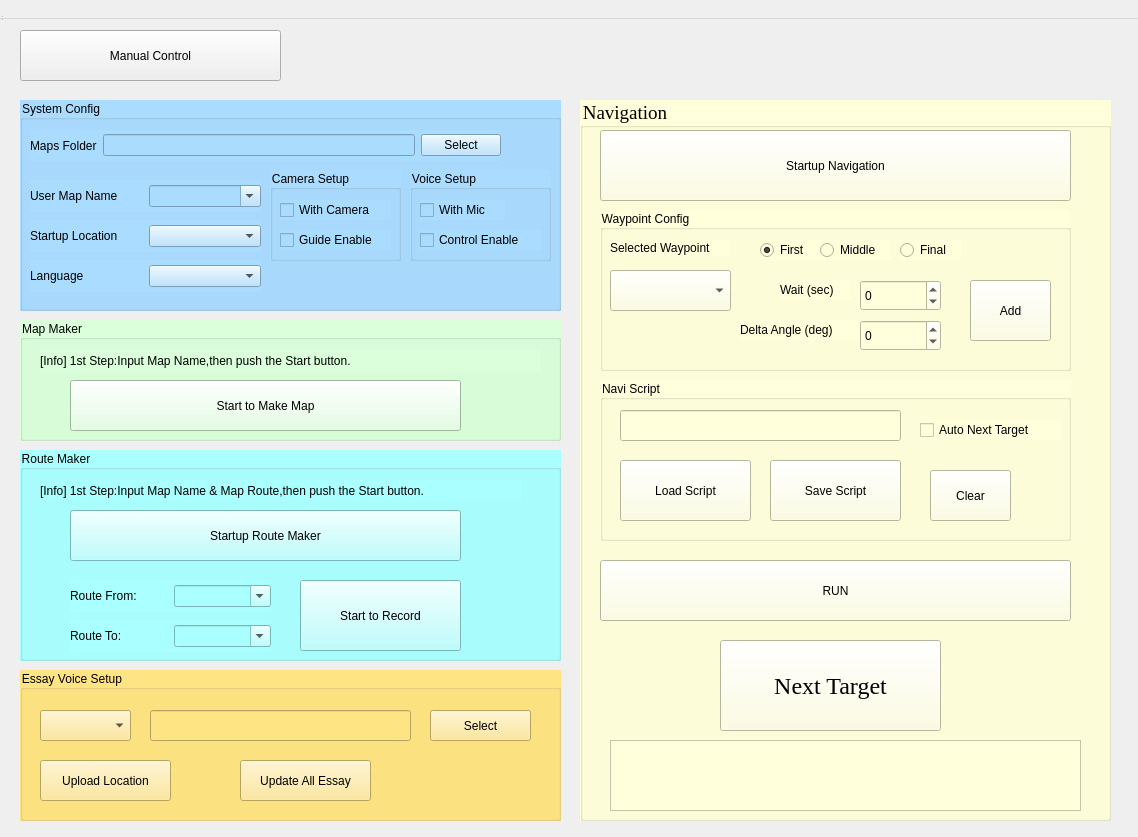
<?xml version="1.0" encoding="UTF-8"?>
<ui version="4.0">
 <class>MainWindow</class>
 <widget class="QWidget" name="MainWindow">
  <property name="geometry">
   <rect>
    <x>0</x>
    <y>0</y>
    <width>1138</width>
    <height>837</height>
   </rect>
  </property>
  <property name="windowTitle">
   <string>MainWindow</string>
  </property>
  <widget class="QWidget" name="centralwidget" native="true">
   <property name="geometry">
    <rect>
     <x>0</x>
     <y>0</y>
     <width>1121</width>
     <height>831</height>
    </rect>
   </property>
   <widget class="QPushButton" name="pushButton_Manual_Control">
    <property name="geometry">
     <rect>
      <x>20</x>
      <y>30</y>
      <width>261</width>
      <height>51</height>
     </rect>
    </property>
    <property name="styleSheet">
     <string notr="true">font:14pt &quot;Times New Roman&quot;;</string>
    </property>
    <property name="text">
     <string>Manual Control</string>
    </property>
   </widget>
   <widget class="QGroupBox" name="groupBox_Sys_Config">
    <property name="geometry">
     <rect>
      <x>20</x>
      <y>100</y>
      <width>541</width>
      <height>211</height>
     </rect>
    </property>
    <property name="styleSheet">
     <string notr="true">font: 14pt &quot;Times New Roman&quot;;
background-color: rgb(170, 220, 255);</string>
    </property>
    <property name="title">
     <string>System Config</string>
    </property>
    <widget class="QWidget" name="layoutWidget">
     <property name="geometry">
      <rect>
       <x>10</x>
       <y>30</y>
       <width>471</width>
       <height>31</height>
      </rect>
     </property>
     <layout class="QHBoxLayout" name="horizontalLayout_2">
      <item>
       <widget class="QLabel" name="label_Work_Folder">
        <property name="styleSheet">
         <string notr="true">font:12pt &quot;Times New Roman&quot;;</string>
        </property>
        <property name="text">
         <string>Maps Folder</string>
        </property>
       </widget>
      </item>
      <item>
       <widget class="QLineEdit" name="lineEdit_Folder_Path">
        <property name="styleSheet">
         <string notr="true">font:11pt &quot;Times New Roman&quot;;</string>
        </property>
        <property name="text">
         <string/>
        </property>
        <property name="readOnly">
         <bool>true</bool>
        </property>
       </widget>
      </item>
      <item>
       <widget class="QPushButton" name="pushButton_Select_Folder">
        <property name="styleSheet">
         <string notr="true">font: 12pt &quot;Times New Roman&quot;;</string>
        </property>
        <property name="text">
         <string>Select</string>
        </property>
       </widget>
      </item>
     </layout>
    </widget>
    <widget class="QWidget" name="layoutWidget_2">
     <property name="geometry">
      <rect>
       <x>10</x>
       <y>80</y>
       <width>231</width>
       <height>32</height>
      </rect>
     </property>
     <layout class="QHBoxLayout" name="horizontalLayout_5">
      <item>
       <widget class="QLabel" name="label_Sub_MapFolder">
        <property name="styleSheet">
         <string notr="true">font:12pt &quot;Times New Roman&quot;;</string>
        </property>
        <property name="text">
         <string>User Map Name</string>
        </property>
       </widget>
      </item>
      <item>
       <widget class="QComboBox" name="comboBox_Sub_MapFolder">
        <property name="editable">
         <bool>true</bool>
        </property>
       </widget>
      </item>
     </layout>
    </widget>
    <widget class="QWidget" name="layoutWidget_15">
     <property name="geometry">
      <rect>
       <x>10</x>
       <y>120</y>
       <width>231</width>
       <height>32</height>
      </rect>
     </property>
     <layout class="QHBoxLayout" name="horizontalLayout_18">
      <item>
       <widget class="QLabel" name="label_Startup_Location">
        <property name="styleSheet">
         <string notr="true">font:12pt &quot;Times New Roman&quot;;</string>
        </property>
        <property name="text">
         <string>Startup Location</string>
        </property>
       </widget>
      </item>
      <item>
       <widget class="QComboBox" name="comboBox_Startup_Location">
        <property name="editable">
         <bool>false</bool>
        </property>
       </widget>
      </item>
     </layout>
    </widget>
    <widget class="QGroupBox" name="groupBox_Camera">
     <property name="geometry">
      <rect>
       <x>250</x>
       <y>70</y>
       <width>131</width>
       <height>91</height>
      </rect>
     </property>
     <property name="styleSheet">
      <string notr="true">font:12pt &quot;Times New Roman&quot;;</string>
     </property>
     <property name="title">
      <string>Camera Setup</string>
     </property>
     <widget class="QCheckBox" name="checkBox_With_Camera">
      <property name="geometry">
       <rect>
        <x>10</x>
        <y>30</y>
        <width>111</width>
        <height>20</height>
       </rect>
      </property>
      <property name="text">
       <string>With Camera</string>
      </property>
     </widget>
     <widget class="QCheckBox" name="checkBox_Guide_Enable">
      <property name="geometry">
       <rect>
        <x>10</x>
        <y>60</y>
        <width>111</width>
        <height>20</height>
       </rect>
      </property>
      <property name="text">
       <string>Guide Enable</string>
      </property>
      <property name="checked">
       <bool>false</bool>
      </property>
     </widget>
    </widget>
    <widget class="QGroupBox" name="groupBox_Voice">
     <property name="geometry">
      <rect>
       <x>390</x>
       <y>70</y>
       <width>141</width>
       <height>91</height>
      </rect>
     </property>
     <property name="styleSheet">
      <string notr="true">font:12pt &quot;Times New Roman&quot;;</string>
     </property>
     <property name="title">
      <string>Voice Setup</string>
     </property>
     <widget class="QCheckBox" name="checkBox_With_Mic">
      <property name="geometry">
       <rect>
        <x>10</x>
        <y>30</y>
        <width>85</width>
        <height>20</height>
       </rect>
      </property>
      <property name="text">
       <string>With Mic</string>
      </property>
     </widget>
     <widget class="QCheckBox" name="checkBox_Voice_Control_En">
      <property name="enabled">
       <bool>true</bool>
      </property>
      <property name="geometry">
       <rect>
        <x>10</x>
        <y>60</y>
        <width>121</width>
        <height>20</height>
       </rect>
      </property>
      <property name="tabletTracking">
       <bool>false</bool>
      </property>
      <property name="styleSheet">
       <string notr="true">font: 12pt &quot;Times New Roman&quot;;</string>
      </property>
      <property name="text">
       <string>Control Enable</string>
      </property>
      <property name="checked">
       <bool>false</bool>
      </property>
     </widget>
    </widget>
    <widget class="QWidget" name="layoutWidget">
     <property name="geometry">
      <rect>
       <x>10</x>
       <y>160</y>
       <width>231</width>
       <height>32</height>
      </rect>
     </property>
     <layout class="QHBoxLayout" name="horizontalLayout">
      <item>
       <widget class="QLabel" name="label_language">
        <property name="styleSheet">
         <string notr="true">font:12pt &quot;Times New Roman&quot;;</string>
        </property>
        <property name="text">
         <string>Language</string>
        </property>
       </widget>
      </item>
      <item>
       <widget class="QComboBox" name="comboBox_language">
        <property name="editable">
         <bool>false</bool>
        </property>
        <property name="insertPolicy">
         <enum>QComboBox::InsertAtBottom</enum>
        </property>
       </widget>
      </item>
     </layout>
    </widget>
   </widget>
   <widget class="QGroupBox" name="groupBox_MapMaker">
    <property name="geometry">
     <rect>
      <x>20</x>
      <y>320</y>
      <width>541</width>
      <height>121</height>
     </rect>
    </property>
    <property name="styleSheet">
     <string notr="true">font: 14pt &quot;Times New Roman&quot;;
background-color: rgb(220, 255, 219);
</string>
    </property>
    <property name="title">
     <string>Map Maker</string>
    </property>
    <widget class="QPushButton" name="pushButton_Map_Startup">
     <property name="geometry">
      <rect>
       <x>50</x>
       <y>60</y>
       <width>391</width>
       <height>51</height>
      </rect>
     </property>
     <property name="styleSheet">
      <string notr="true">font: 18pt &quot;Times New Roman&quot;;
background-color: rgb(220, 255, 219);</string>
     </property>
     <property name="text">
      <string>Start to Make Map</string>
     </property>
    </widget>
    <widget class="QLabel" name="label_MapMaker">
     <property name="geometry">
      <rect>
       <x>20</x>
       <y>30</y>
       <width>501</width>
       <height>21</height>
      </rect>
     </property>
     <property name="styleSheet">
      <string notr="true">font: 12pt &quot;Times New Roman&quot;;
background-color: rgb(220, 255, 219);</string>
     </property>
     <property name="text">
      <string>[Info] 1st Step:Input Map Name,then push the Start button.</string>
     </property>
    </widget>
   </widget>
   <widget class="QGroupBox" name="groupBox_Navigation">
    <property name="geometry">
     <rect>
      <x>580</x>
      <y>100</y>
      <width>531</width>
      <height>721</height>
     </rect>
    </property>
    <property name="font">
     <font>
      <family>Times New Roman</family>
      <pointsize>14</pointsize>
      <italic>false</italic>
      <bold>false</bold>
     </font>
    </property>
    <property name="styleSheet">
     <string notr="true">font: 14pt &quot;Times New Roman&quot;;
background-color: rgb(255, 255, 219);</string>
    </property>
    <property name="title">
     <string>Navigation</string>
    </property>
    <widget class="QPushButton" name="pushButton_Navi_StartUp">
     <property name="geometry">
      <rect>
       <x>20</x>
       <y>30</y>
       <width>471</width>
       <height>71</height>
      </rect>
     </property>
     <property name="styleSheet">
      <string notr="true">font: 18pt &quot;Times New Roman&quot;;</string>
     </property>
     <property name="text">
      <string>Startup Navigation</string>
     </property>
    </widget>
    <widget class="QPushButton" name="pushButton_Navi_Run">
     <property name="geometry">
      <rect>
       <x>20</x>
       <y>460</y>
       <width>471</width>
       <height>61</height>
      </rect>
     </property>
     <property name="styleSheet">
      <string notr="true">font: 18pt &quot;Times New Roman&quot;;</string>
     </property>
     <property name="text">
      <string>RUN</string>
     </property>
    </widget>
    <widget class="QGroupBox" name="groupBox_Waypoint_Config">
     <property name="geometry">
      <rect>
       <x>20</x>
       <y>110</y>
       <width>471</width>
       <height>161</height>
      </rect>
     </property>
     <property name="styleSheet">
      <string notr="true">font: 12pt &quot;Times New Roman&quot;;</string>
     </property>
     <property name="title">
      <string>Waypoint Config</string>
     </property>
     <widget class="QLabel" name="label_Waypoing_Name_Config">
      <property name="geometry">
       <rect>
        <x>10</x>
        <y>30</y>
        <width>121</width>
        <height>16</height>
       </rect>
      </property>
      <property name="text">
       <string>Selected Waypoint</string>
      </property>
     </widget>
     <widget class="QRadioButton" name="radioButton_Waypoint_First">
      <property name="geometry">
       <rect>
        <x>160</x>
        <y>30</y>
        <width>61</width>
        <height>20</height>
       </rect>
      </property>
      <property name="text">
       <string>First</string>
      </property>
      <property name="checked">
       <bool>true</bool>
      </property>
     </widget>
     <widget class="QRadioButton" name="radioButton_Waypoint_Middle">
      <property name="geometry">
       <rect>
        <x>220</x>
        <y>30</y>
        <width>71</width>
        <height>20</height>
       </rect>
      </property>
      <property name="text">
       <string>Middle</string>
      </property>
     </widget>
     <widget class="QRadioButton" name="radioButton_Waypoint_Final">
      <property name="geometry">
       <rect>
        <x>300</x>
        <y>30</y>
        <width>61</width>
        <height>20</height>
       </rect>
      </property>
      <property name="text">
       <string>Final</string>
      </property>
     </widget>
     <widget class="QLabel" name="label_Waypoint_Angle">
      <property name="geometry">
       <rect>
        <x>140</x>
        <y>110</y>
        <width>121</width>
        <height>20</height>
       </rect>
      </property>
      <property name="text">
       <string>Delta Angle (deg)</string>
      </property>
     </widget>
     <widget class="QSpinBox" name="spinBox_Waypoint_Angle">
      <property name="geometry">
       <rect>
        <x>260</x>
        <y>110</y>
        <width>81</width>
        <height>31</height>
       </rect>
      </property>
      <property name="minimum">
       <number>-180</number>
      </property>
      <property name="maximum">
       <number>180</number>
      </property>
     </widget>
     <widget class="QLabel" name="label_Waypoint_WaitTime">
      <property name="geometry">
       <rect>
        <x>180</x>
        <y>70</y>
        <width>71</width>
        <height>20</height>
       </rect>
      </property>
      <property name="text">
       <string>Wait (sec)</string>
      </property>
     </widget>
     <widget class="QSpinBox" name="spinBox_Waypoint_Wait">
      <property name="geometry">
       <rect>
        <x>260</x>
        <y>70</y>
        <width>81</width>
        <height>31</height>
       </rect>
      </property>
      <property name="minimum">
       <number>-1</number>
      </property>
      <property name="maximum">
       <number>3600</number>
      </property>
     </widget>
     <widget class="QPushButton" name="pushButton_Waypoint_Add">
      <property name="geometry">
       <rect>
        <x>370</x>
        <y>70</y>
        <width>81</width>
        <height>61</height>
       </rect>
      </property>
      <property name="styleSheet">
       <string notr="true">font: 12pt &quot;Times New Roman&quot;;</string>
      </property>
      <property name="text">
       <string>Add</string>
      </property>
     </widget>
     <widget class="QComboBox" name="comboBox_waypoint_list">
      <property name="geometry">
       <rect>
        <x>10</x>
        <y>60</y>
        <width>121</width>
        <height>41</height>
       </rect>
      </property>
      <property name="styleSheet">
       <string notr="true">selection-background-color: rgb(217, 217, 217);</string>
      </property>
     </widget>
    </widget>
    <widget class="QGroupBox" name="groupBox_Navi_Script">
     <property name="geometry">
      <rect>
       <x>20</x>
       <y>280</y>
       <width>471</width>
       <height>161</height>
      </rect>
     </property>
     <property name="styleSheet">
      <string notr="true">font: 12pt &quot;Times New Roman&quot;;</string>
     </property>
     <property name="title">
      <string>Navi Script</string>
     </property>
     <widget class="QCheckBox" name="checkBox_Route_Auto_Next">
      <property name="geometry">
       <rect>
        <x>320</x>
        <y>40</y>
        <width>141</width>
        <height>20</height>
       </rect>
      </property>
      <property name="text">
       <string>Auto Next Target</string>
      </property>
     </widget>
     <widget class="QLineEdit" name="lineEdit_Navi_Script">
      <property name="enabled">
       <bool>true</bool>
      </property>
      <property name="geometry">
       <rect>
        <x>20</x>
        <y>30</y>
        <width>281</width>
        <height>31</height>
       </rect>
      </property>
      <property name="font">
       <font>
        <family>Times New Roman</family>
        <pointsize>12</pointsize>
        <italic>false</italic>
        <bold>false</bold>
       </font>
      </property>
     </widget>
     <widget class="QPushButton" name="pushButton_Navi_Save_Script">
      <property name="geometry">
       <rect>
        <x>170</x>
        <y>80</y>
        <width>131</width>
        <height>61</height>
       </rect>
      </property>
      <property name="styleSheet">
       <string notr="true">font: 16pt &quot;Times New Roman&quot;;</string>
      </property>
      <property name="text">
       <string>Save Script</string>
      </property>
     </widget>
     <widget class="QPushButton" name="pushButton_Navi_Load_Script">
      <property name="geometry">
       <rect>
        <x>20</x>
        <y>80</y>
        <width>131</width>
        <height>61</height>
       </rect>
      </property>
      <property name="styleSheet">
       <string notr="true">font: 16pt &quot;Times New Roman&quot;;</string>
      </property>
      <property name="text">
       <string>Load Script</string>
      </property>
     </widget>
     <widget class="QPushButton" name="pushButton_Navi_Script_Clear">
      <property name="geometry">
       <rect>
        <x>330</x>
        <y>90</y>
        <width>81</width>
        <height>51</height>
       </rect>
      </property>
      <property name="text">
       <string>Clear</string>
      </property>
     </widget>
    </widget>
    <widget class="QPushButton" name="pushButton_Next_Target">
     <property name="geometry">
      <rect>
       <x>140</x>
       <y>540</y>
       <width>221</width>
       <height>91</height>
      </rect>
     </property>
     <property name="font">
      <font>
       <family>Times New Roman</family>
       <pointsize>18</pointsize>
       <italic>false</italic>
       <bold>false</bold>
      </font>
     </property>
     <property name="styleSheet">
      <string notr="true">font: 18pt &quot;Times New Roman&quot;;</string>
     </property>
     <property name="text">
      <string>Next Target</string>
     </property>
    </widget>
    <widget class="QTextEdit" name="textEdit_debug_info">
     <property name="geometry">
      <rect>
       <x>30</x>
       <y>640</y>
       <width>471</width>
       <height>71</height>
      </rect>
     </property>
    </widget>
   </widget>
   <widget class="QGroupBox" name="groupBox_RouteMaker">
    <property name="geometry">
     <rect>
      <x>20</x>
      <y>450</y>
      <width>541</width>
      <height>211</height>
     </rect>
    </property>
    <property name="styleSheet">
     <string notr="true">font: 14pt &quot;Times New Roman&quot;;
background-color: rgb(170, 255, 255);</string>
    </property>
    <property name="title">
     <string>Route Maker</string>
    </property>
    <widget class="QLabel" name="label_RouteMaker">
     <property name="geometry">
      <rect>
       <x>20</x>
       <y>30</y>
       <width>481</width>
       <height>21</height>
      </rect>
     </property>
     <property name="styleSheet">
      <string notr="true">font: 12pt &quot;Times New Roman&quot;;
background-color: rgb(170, 255, 255);</string>
     </property>
     <property name="text">
      <string>[Info] 1st Step:Input Map Name &amp; Map Route,then push the Start button.</string>
     </property>
    </widget>
    <widget class="QPushButton" name="pushButton_Route_Startup">
     <property name="geometry">
      <rect>
       <x>50</x>
       <y>60</y>
       <width>391</width>
       <height>51</height>
      </rect>
     </property>
     <property name="styleSheet">
      <string notr="true">font: 18pt &quot;Times New Roman&quot;;
</string>
     </property>
     <property name="text">
      <string>Startup Route Maker</string>
     </property>
    </widget>
    <widget class="QWidget" name="layoutWidget_12">
     <property name="geometry">
      <rect>
       <x>50</x>
       <y>130</y>
       <width>201</width>
       <height>32</height>
      </rect>
     </property>
     <layout class="QHBoxLayout" name="horizontalLayout_15">
      <item>
       <widget class="QLabel" name="label_Route_From">
        <property name="styleSheet">
         <string notr="true">font:12pt &quot;Times New Roman&quot;;</string>
        </property>
        <property name="text">
         <string>Route From:</string>
        </property>
       </widget>
      </item>
      <item>
       <widget class="QComboBox" name="comboBox_Route_From">
        <property name="editable">
         <bool>true</bool>
        </property>
       </widget>
      </item>
     </layout>
    </widget>
    <widget class="QWidget" name="layoutWidget_13">
     <property name="geometry">
      <rect>
       <x>50</x>
       <y>170</y>
       <width>201</width>
       <height>32</height>
      </rect>
     </property>
     <layout class="QHBoxLayout" name="horizontalLayout_16">
      <item>
       <widget class="QLabel" name="label_Route_To">
        <property name="styleSheet">
         <string notr="true">font:12pt &quot;Times New Roman&quot;;</string>
        </property>
        <property name="text">
         <string>Route To:</string>
        </property>
       </widget>
      </item>
      <item>
       <widget class="QComboBox" name="comboBox_Route_To">
        <property name="editable">
         <bool>true</bool>
        </property>
       </widget>
      </item>
     </layout>
    </widget>
    <widget class="QPushButton" name="pushButton_Route_Record">
     <property name="geometry">
      <rect>
       <x>280</x>
       <y>130</y>
       <width>161</width>
       <height>71</height>
      </rect>
     </property>
     <property name="styleSheet">
      <string notr="true">font: 14pt &quot;Times New Roman&quot;;
</string>
     </property>
     <property name="text">
      <string>Start to Record</string>
     </property>
    </widget>
   </widget>
   <widget class="QGroupBox" name="groupBox_Essay_Setup">
    <property name="geometry">
     <rect>
      <x>20</x>
      <y>670</y>
      <width>541</width>
      <height>151</height>
     </rect>
    </property>
    <property name="styleSheet">
     <string notr="true">font: 14pt &quot;Times New Roman&quot;;
background-color: rgb(255, 228, 131);</string>
    </property>
    <property name="title">
     <string>Essay Voice Setup</string>
    </property>
    <property name="checkable">
     <bool>false</bool>
    </property>
    <widget class="QComboBox" name="comboBox_Location_Essay">
     <property name="geometry">
      <rect>
       <x>20</x>
       <y>40</y>
       <width>91</width>
       <height>31</height>
      </rect>
     </property>
     <property name="styleSheet">
      <string notr="true">selection-background-color: rgb(170, 220, 255);</string>
     </property>
     <property name="editable">
      <bool>false</bool>
     </property>
    </widget>
    <widget class="QPushButton" name="pushButton_Select_Essay">
     <property name="geometry">
      <rect>
       <x>410</x>
       <y>40</y>
       <width>101</width>
       <height>31</height>
      </rect>
     </property>
     <property name="styleSheet">
      <string notr="true">font: 12pt &quot;Times New Roman&quot;;</string>
     </property>
     <property name="text">
      <string>Select</string>
     </property>
    </widget>
    <widget class="QLineEdit" name="lineEdit_Essay_Path">
     <property name="geometry">
      <rect>
       <x>130</x>
       <y>40</y>
       <width>261</width>
       <height>31</height>
      </rect>
     </property>
    </widget>
    <widget class="QPushButton" name="pushButton_Upload_Location">
     <property name="geometry">
      <rect>
       <x>20</x>
       <y>90</y>
       <width>131</width>
       <height>41</height>
      </rect>
     </property>
     <property name="styleSheet">
      <string notr="true">font: 12pt &quot;Times New Roman&quot;;</string>
     </property>
     <property name="text">
      <string>Upload Location</string>
     </property>
    </widget>
    <widget class="QPushButton" name="pushButton_Save_Location_Essay">
     <property name="geometry">
      <rect>
       <x>220</x>
       <y>90</y>
       <width>131</width>
       <height>41</height>
      </rect>
     </property>
     <property name="styleSheet">
      <string notr="true">font: 12pt &quot;Times New Roman&quot;;</string>
     </property>
     <property name="text">
      <string>Update All Essay</string>
     </property>
    </widget>
   </widget>
  </widget>
  <widget class="QMenuBar" name="menubar">
   <property name="geometry">
    <rect>
     <x>0</x>
     <y>0</y>
     <width>1235</width>
     <height>19</height>
    </rect>
   </property>
  </widget>
  <widget class="QStatusBar" name="statusbar">
   <property name="geometry">
    <rect>
     <x>0</x>
     <y>0</y>
     <width>3</width>
     <height>22</height>
    </rect>
   </property>
  </widget>
 </widget>
 <resources/>
 <connections/>
</ui>
